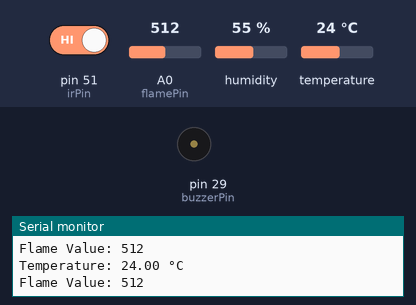
Bench run of a sketch on a simulated Arduino Mega 2560, built with avr-gcc and run on an emulated ATmega2560. Shown: buzzer (waves = sounding), the last lines printed to the serial monitor. The inputs (shaded band) are chosen by the test bench; at power-on: temperature 24 °C, pin 51 (irPin) HIGH, A0 (flamePin) = 512, humidity 55 %.

Above: at 4.4 s.
4.5 s: temperature set to 33 °C
9.1 s: temperature set to 36 °C
At 15.3 s:
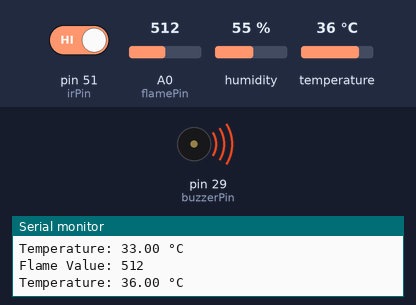
27.4 s: pin 51 (irPin) driven LOW
Timing chart, 0 to 37.6 s (numbered marks = the images above; inputs shaded):
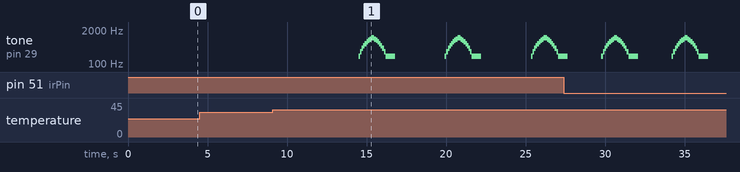

The sketch:

Main.ino
```cpp
#include "Living_Room.h"
#include<DHT.h>

// #define DHTPIN 3          // Pin to which the DHT11 sensor is connected
// #define DHTTYPE DHT11     // Type of the DHT sensor (DHT11 or DHT22)
// DHT dht(DHTPIN, DHTTYPE); //create instance of class DHT
Living_Room myLiving;
void setup() {
  // put your setup code here, to run once:
  myLiving.setup();
    //////////////////////////DHT11 SENSOR ///////////////////////
  // pinMode(DHTPIN,INPUT);
  // dht.begin();
}

void loop() {
  // put your main code here, to run repeatedly:
  myLiving.loop();
  // read_humidity();
  // read_temperature();
}
// float read_temperature()
// {
//   // Read temperature (in Celsius) from DHT sensor
//   float temperatureC = dht.readTemperature();

//   // Check if any reads failed and exit early (to try again)
//   if (isnan(temperatureC)) {
//     Serial.println("Failed to read from DHT sensor!");
//     return;
//   }
//   else
//   {
//     // Print temperature and humidity values
//     Serial.print("Temperature: ");
//     Serial.print(temperatureC);
//     Serial.println(" °C");
//   }

//   delay(2000);  // Delay to stabilize sensor
//   return temperatureC;
// }

// float read_humidity()
// {
//   // Read humidity from DHT sensor
//   float humidity = dht.readHumidity();

//   // Check if any reads failed and exit early (to try again)
//   if (isnan(humidity)) {
//     Serial.println("Failed to read from DHT sensor!");
//     return;
//   }
//   else
//   {
//     Serial.print("Humidity: ");
//     Serial.print(humidity);
//     Serial.println(" %");
//   }
//   delay(2000);  // Delay to stabilize sensor
//   return humidity;
// }
```

Living_Room.cpp
```cpp
#include "Living_Room.h"
#include<Arduino.h>
#include<stdint.h>
#include<DHT.h>
#define DHTPIN 52          // Pin to which the DHT11 sensor is connected
#define DHTTYPE DHT11     // Type of the DHT sensor (DHT11 or DHT22)
DHT dht(DHTPIN, DHTTYPE); //create instance of class DHT
Living_Room::Living_Room()
{
  Serial.println("Living_Room is inited");
}
void Living_Room::setup()
{
///////////////////////////////SERIAL MONITOR //////////////////////
  Serial.begin(9600); // Initialize serial communication
////////////////////////// FLAME SENSOR HERE /////////////////////////////
  pinMode(flamePin, INPUT);  // Set flame sensor pin as input
////////////////////////// BUZZER  ///////////////////////////////////
  pinMode(buzzerPin, OUTPUT);  // Set buzzer pin as output
  ////////////////// TOUCH SENSOR ///////////////////////
  pinMode(TOUCH_SENSOR_PIN, INPUT); // Set the touch sensor pin as input
///////////////////////IR SENSOR ///////////////////////
  pinMode(irPin,INPUT);
  // //////////////////////////DHT11 SENSOR ///////////////////////
  pinMode(DHTPIN,INPUT);
  dht.begin();

}

void Living_Room::loop()
{
  activate_buzzer();
  // if(isTouchSensorActivated())
  // {
  //   while(read_irSensor())
  //   {
  //     Serial.print(read_irSensor());
  //   }
  //   control_led(ON);
  // }
  // else
  // {
  //   if(read_irSensor())
  //   {
  //     Serial.print(read_irSensor());
  //   }
  //   else
  //     buzzer_sirenSound(ON);
  // }
  if(read_irSensor())
  {
    control_led(ON);
  }
  if(read_temperature() >= 35)
  {
    buzzer_sirenSound(ON);
  }
  // else
  //   buzzer_sirenSound(OFF);
  // if(!read_irSensor())
  // {
  //   control_led(ON);
  // }
}

/////////////////////////////////////// FUNCTION DEFINTION HERE ///////////////////////////////////////
////////////////////////////////////////////FLAME HERE///////////////////////////////////////////////
int Living_Room::read_flameSensor()
{
  int flameValue = analogRead(flamePin);  // Read the analog value from flame sensor
  Serial.print("Flame Value: ");
  Serial.println(flameValue);  // Print the flame sensor value to serial monitor
  delay(500);  // Delay for 0.5 seconds before next reading
  return flameValue;
}

bool Living_Room::isFlameActivated()
{
  if(read_flameSensor() <= 60)
  {
    return true;
  }
  else
  {
    return false;
  }
}
/////////////////////////////////////BUZZER CODE ///////////////////////////////////////
void Living_Room::activate_buzzer()
{
  if(isFlameActivated())
  {
    buzzer_sirenSound(1);
    delay(1000);//time to wait until another reading
  }
  else
  {
    buzzer_sirenSound(0);
  }
}
void Living_Room::buzzer_sirenSound(uint8_t switchControl)
{
  if(switchControl == 1)
  {
      // Generate the siren sound
      for (int i = 200; i <= 1000; i += 100)
      {
        tone(buzzerPin, i); // Generate tone at frequency i Hz
        delay(100); // Wait for a short duration
      }

      // Reverse the siren sound
      for (int i = 1000; i >= 200; i -= 100)
      {
        tone(buzzerPin, i); // Generate tone at frequency i Hz
        delay(100); // Wait for a short duration
      }
  }
    else
    noTone(buzzerPin);
}

bool Living_Room::isTouchSensorActivated()
{
  uint8_t touchValue = digitalRead(TOUCH_SENSOR_PIN); // Read the state of the touch sensor

  if (touchValue == HIGH)
  {
    // If the touch sensor is activated
    Serial.println("Touch detected!"); // Print a message indicating touch detection
  }
  else
  {
    Serial.println("Not Touch detected!");
  }

  delay(100); // Delay for stability and to prevent rapid triggering
  return touchValue;
}
/////////////////////////// IR SENSOR ////////////////////////////
uint8_t Living_Room::read_irSensor()
{
  uint8_t irValue = digitalRead(irPin);
  delay(100);
  return irValue;
}
///////////////////////////////////////// LED HERE /////////////////////////
void Living_Room::control_led(uint8_t switchControl)
{
  if(switchControl == 1)
  {
    digitalWrite(pinLed,HIGH);
    digitalWrite(pinLed2,HIGH);
    delay(1000);//time to wait until turn off
  }

  else
   digitalWrite(pinLed,LOW);
   digitalWrite(pinLed2,HIGH);
}
float Living_Room::read_temperature()
{
  // Read temperature (in Celsius) from DHT sensor
  float temperatureC = dht.readTemperature();

  // Check if any reads failed and exit early (to try again)
  if (isnan(temperatureC)) {
    Serial.println("Failed to read from DHT sensor!");
    return;
  }
  else
  {
    // Print temperature and humidity values
    Serial.print("Temperature: ");
    Serial.print(temperatureC);
    Serial.println(" °C");
  }

  delay(2000);  // Delay to stabilize sensor
  return temperatureC;
}

float Living_Room::read_humidity()
{
  // Read humidity from DHT sensor
  float humidity = dht.readHumidity();

  // Check if any reads failed and exit early (to try again)
  if (isnan(humidity)) {
    Serial.println("Failed to read from DHT sensor!");
    return;
  }
  else
  {
    Serial.print("Humidity: ");
    Serial.print(humidity);
    Serial.println(" %");
  }
  delay(2000);  // Delay to stabilize sensor
  return humidity;
}
```

Living_Room.h
```cpp
#ifndef LIVING_ROOM_H
#define LIVING_ROOM_H
//////////////////////////////////////NOTES//////////////////////////////////////////////////////////////
// WE ONLY USE THIS TYPE OF WRITING IN VARAIBLES ===> flameThreshold
// AND THIS TYPE IN FUNCTION NAMES FOR EASY USE LASTER ===> read_flameSensor();
// EXCEPTION FOR THIS BOOL RETURN FUNCTION NAMES  ===> isFlameActivated();
/////////////////////////////////////// PIN DIAGRAM FOR ARDUINO /////////////////////////
#include<Arduino.h>
#include<stdint.h>
#include <DHT.h>

/////////////////////////////////// GLOBAL VARIABLES HERE //////////////////////////////////////////////////////
// Define the pins for the FLAME sensor
#define flamePin A0  // Define the analog pin for flame sensor
#define buzzerPin 29  // Define the digital pin for the buzzer
#define pinLed 10
#define pinLed2 11
#define TOUCH_SENSOR_PIN 50 // Define the digital pin connected to the touch sensor
#define irPin 51
#define ON 1
#define OFF 0

// #define DHTPIN 3          // Pin to which the DHT11 sensor is connected
// #define DHTTYPE DHT11     // Type of the DHT sensor (DHT11 or DHT22)

//random val
class Living_Room
{
  private:
    uint16_t flameThreshold = 80;
    int read_flameSensor();//read flame value
    bool isFlameActivated();//if there is fire return true
    void activate_buzzer();// turn on if there is fire
    void buzzer_sirenSound(uint8_t switchControl);//sound siren
    bool isTouchSensorActivated();//to enter home and activate leds
    uint8_t read_irSensor();
    void control_led(uint8_t switchControl);
    float read_temperature();//with fan
    float read_humidity();// not used here
    // uint8_t tempThreshold = 25;//25 C
    // uint8_t humidityThreshold = 30;
  public:
  Living_Room();
  void loop();
  void setup();
};

#endif
```

Measured:
- the behaviour switches between 34 and 35 °C on temperature (found by bisection; images 0 and 1)
